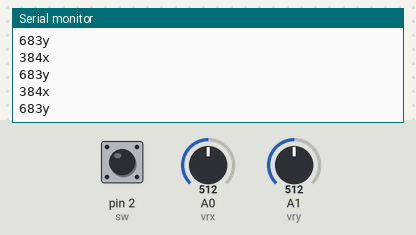
Bench run of a sketch on a simulated Arduino Uno, built with avr-gcc and run on an emulated ATmega328P. Shown: the last lines printed to the serial monitor. Inputs (shaded band) come from the test bench; at power-on: pin 2 (sw) HIGH, A0 (vrx) = 512, A1 (vry) = 512.

Above: at 1.2 s.
1.3 s: pin 2 (sw) pulled LOW for 0.25 s
At 1.57 s:
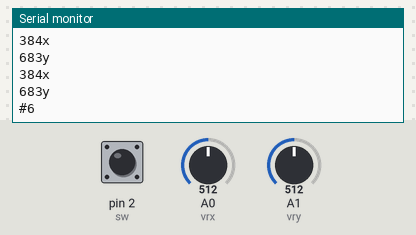
3.0 s: A0 (vrx) set to 716
At 3.17 s:
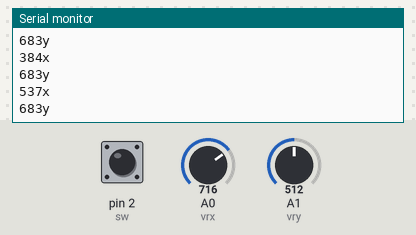
4.5 s: A1 (vry) set to 716
At 4.78 s:
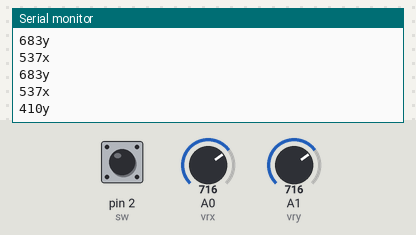
6.0 s: A0 (vrx) set to 900
At 6.18 s:
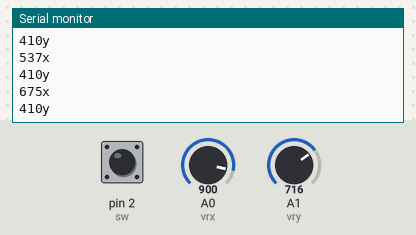
7.5 s: A1 (vry) set to 900
At 7.79 s:
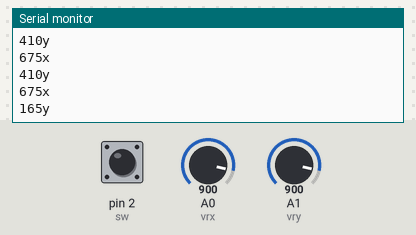
Timing chart, 0 to 10.0 s (numbered marks = the images above; inputs shaded):
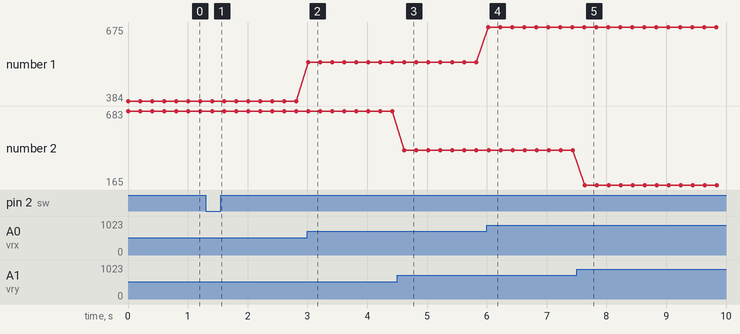

The sketch:

joystick_mouse.ino
```cpp
const int vrx = A0;
const int vry = A1;
const int sw = 2;

int xdirection = 0;
int ydirection = 0;
int swstate;

void setup(){
  Serial.begin(9600);
  pinMode(sw,INPUT_PULLUP);
}

void loop(){

  xdirection = analogRead(vrx);
  ydirection = analogRead(vry);
  swstate = digitalRead(2);

  int xmap = map(xdirection,0,1023,0,768); // height
  int ymap = map(ydirection,0,1023,1366,0); // width

  Serial.print(xmap);
  Serial.print("x"); // 0x....
  Serial.println("");

  Serial.print(ymap);
  Serial.print("y"); // 0y.....
  Serial.println("");

  if(swstate == 0){
    Serial.println("#6");// #6
  }

delay(200);
}
```

Measured:
- after the input at 1.3 s, the serial monitor: prints a new line after 0.12 s (image 1)
- after the input at 3.0 s, the serial monitor: prints a new line at once (image 2)
- after the input at 4.5 s, the serial monitor: prints a new line after 0.12 s (image 3)
- after the input at 6.0 s, the serial monitor: prints a new line at once (image 4)
- after the input at 7.5 s, the serial monitor: prints a new line after 0.13 s (image 5)
- plotted number 1: 384 → 537 after the input at 3.0 s, 537 → 675 after the input at 6.0 s
- plotted number 2: 683 → 410 after the input at 4.5 s, 410 → 165 after the input at 7.5 s
